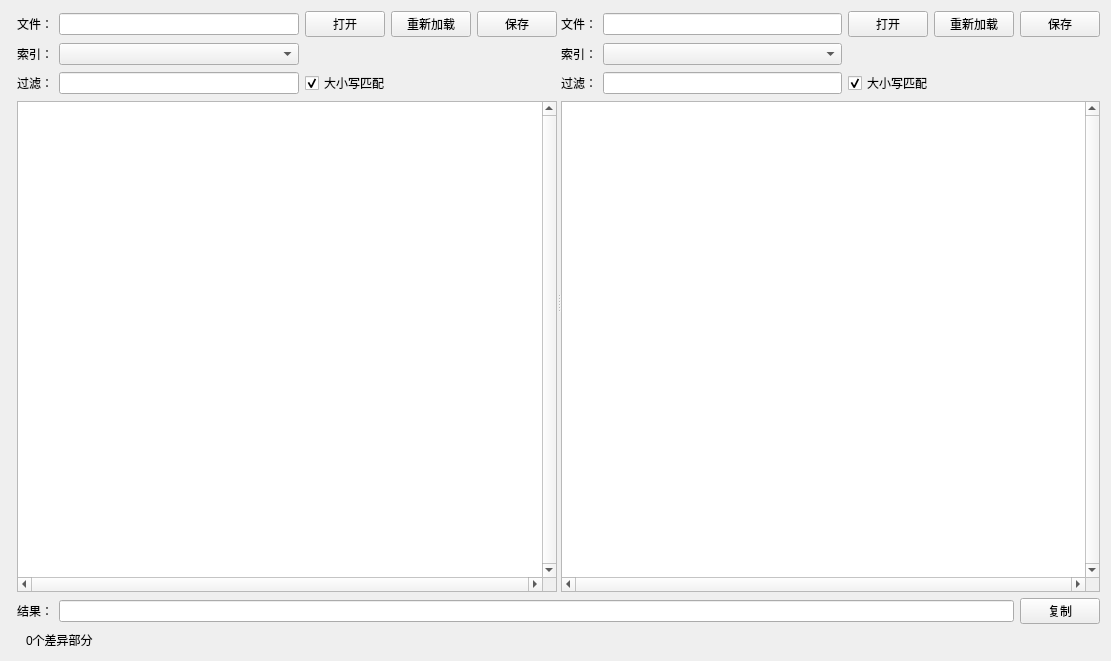
<?xml version="1.0" encoding="UTF-8"?>
<ui version="4.0">
 <class>DeveloperMode</class>
 <widget class="QWidget" name="DeveloperMode">
  <property name="geometry">
   <rect>
    <x>0</x>
    <y>0</y>
    <width>1111</width>
    <height>661</height>
   </rect>
  </property>
  <property name="windowTitle">
   <string>Form</string>
  </property>
  <layout class="QHBoxLayout" name="horizontalLayout">
   <item>
    <widget class="DifferentWidget" name="widget_different" native="true"/>
   </item>
   <item>
    <layout class="QVBoxLayout" name="verticalLayout">
     <item>
      <widget class="QSplitter" name="splitter">
       <property name="sizePolicy">
        <sizepolicy hsizetype="Expanding" vsizetype="Expanding">
         <horstretch>0</horstretch>
         <verstretch>0</verstretch>
        </sizepolicy>
       </property>
       <property name="orientation">
        <enum>Qt::Horizontal</enum>
       </property>
       <widget class="QWidget" name="widget_language1" native="true">
        <layout class="QVBoxLayout" name="verticalLayout_2">
         <item>
          <layout class="QGridLayout" name="gridLayout">
           <item row="1" column="0">
            <widget class="QLabel" name="label_4">
             <property name="text">
              <string>索引：</string>
             </property>
            </widget>
           </item>
           <item row="2" column="1">
            <widget class="QLineEdit" name="lineEdit_filter">
             <property name="clearButtonEnabled">
              <bool>true</bool>
             </property>
            </widget>
           </item>
           <item row="2" column="0">
            <widget class="QLabel" name="label_5">
             <property name="text">
              <string>过滤：</string>
             </property>
            </widget>
           </item>
           <item row="2" column="2">
            <widget class="QCheckBox" name="checkBox_sensitivity">
             <property name="text">
              <string>大小写匹配</string>
             </property>
             <property name="checked">
              <bool>true</bool>
             </property>
            </widget>
           </item>
           <item row="1" column="1">
            <widget class="QComboBox" name="comboBox_filter"/>
           </item>
           <item row="0" column="0">
            <widget class="QLabel" name="label_3">
             <property name="text">
              <string>文件：</string>
             </property>
            </widget>
           </item>
           <item row="0" column="1">
            <widget class="QLineEdit" name="lineEdit_filePath1"/>
           </item>
           <item row="0" column="2">
            <layout class="QHBoxLayout" name="horizontalLayout_4">
             <item>
              <widget class="QPushButton" name="pushButton_open1">
               <property name="text">
                <string>打开</string>
               </property>
              </widget>
             </item>
             <item>
              <widget class="QPushButton" name="pushButton_reload1">
               <property name="text">
                <string>重新加载</string>
               </property>
              </widget>
             </item>
             <item>
              <widget class="QPushButton" name="pushButton_save1">
               <property name="text">
                <string>保存</string>
               </property>
              </widget>
             </item>
            </layout>
           </item>
          </layout>
         </item>
         <item>
          <widget class="CodeEditor" name="plainTextEdit1">
           <property name="verticalScrollBarPolicy">
            <enum>Qt::ScrollBarAlwaysOn</enum>
           </property>
           <property name="horizontalScrollBarPolicy">
            <enum>Qt::ScrollBarAlwaysOn</enum>
           </property>
           <property name="lineWrapMode">
            <enum>QPlainTextEdit::NoWrap</enum>
           </property>
          </widget>
         </item>
        </layout>
       </widget>
       <widget class="QWidget" name="widget_language2" native="true">
        <layout class="QVBoxLayout" name="verticalLayout_3">
         <item>
          <layout class="QGridLayout" name="gridLayout_2">
           <item row="1" column="0">
            <widget class="QLabel" name="label_6">
             <property name="text">
              <string>索引：</string>
             </property>
            </widget>
           </item>
           <item row="2" column="1">
            <widget class="QLineEdit" name="lineEdit_filter_2">
             <property name="clearButtonEnabled">
              <bool>true</bool>
             </property>
            </widget>
           </item>
           <item row="2" column="0">
            <widget class="QLabel" name="label_7">
             <property name="text">
              <string>过滤：</string>
             </property>
            </widget>
           </item>
           <item row="2" column="2">
            <widget class="QCheckBox" name="checkBox_sensitivity_2">
             <property name="text">
              <string>大小写匹配</string>
             </property>
             <property name="checked">
              <bool>true</bool>
             </property>
            </widget>
           </item>
           <item row="1" column="1">
            <widget class="QComboBox" name="comboBox_filter_2"/>
           </item>
           <item row="0" column="0">
            <widget class="QLabel" name="label_8">
             <property name="text">
              <string>文件：</string>
             </property>
            </widget>
           </item>
           <item row="0" column="1">
            <widget class="QLineEdit" name="lineEdit_filePath2"/>
           </item>
           <item row="0" column="2">
            <layout class="QHBoxLayout" name="horizontalLayout_5">
             <item>
              <widget class="QPushButton" name="pushButton_open2">
               <property name="text">
                <string>打开</string>
               </property>
              </widget>
             </item>
             <item>
              <widget class="QPushButton" name="pushButton_reload2">
               <property name="text">
                <string>重新加载</string>
               </property>
              </widget>
             </item>
             <item>
              <widget class="QPushButton" name="pushButton_save2">
               <property name="text">
                <string>保存</string>
               </property>
              </widget>
             </item>
            </layout>
           </item>
          </layout>
         </item>
         <item>
          <widget class="CodeEditor" name="plainTextEdit2">
           <property name="verticalScrollBarPolicy">
            <enum>Qt::ScrollBarAlwaysOn</enum>
           </property>
           <property name="horizontalScrollBarPolicy">
            <enum>Qt::ScrollBarAlwaysOn</enum>
           </property>
           <property name="lineWrapMode">
            <enum>QPlainTextEdit::NoWrap</enum>
           </property>
          </widget>
         </item>
        </layout>
       </widget>
      </widget>
     </item>
     <item>
      <layout class="QHBoxLayout" name="horizontalLayout_2">
       <item>
        <widget class="QLabel" name="label_2">
         <property name="text">
          <string>结果：</string>
         </property>
        </widget>
       </item>
       <item>
        <widget class="QLineEdit" name="lineEdit_result"/>
       </item>
       <item>
        <widget class="QPushButton" name="pushButton_copy">
         <property name="text">
          <string>复制</string>
         </property>
        </widget>
       </item>
      </layout>
     </item>
     <item>
      <widget class="QWidget" name="widget_state" native="true">
       <layout class="QHBoxLayout" name="horizontalLayout_3">
        <property name="topMargin">
         <number>0</number>
        </property>
        <property name="bottomMargin">
         <number>0</number>
        </property>
        <item>
         <widget class="QLabel" name="label">
          <property name="text">
           <string>0个差异部分</string>
          </property>
         </widget>
        </item>
        <item>
         <spacer name="horizontalSpacer">
          <property name="orientation">
           <enum>Qt::Horizontal</enum>
          </property>
          <property name="sizeHint" stdset="0">
           <size>
            <width>982</width>
            <height>20</height>
           </size>
          </property>
         </spacer>
        </item>
       </layout>
      </widget>
     </item>
    </layout>
   </item>
  </layout>
 </widget>
 <customwidgets>
  <customwidget>
   <class>CodeEditor</class>
   <extends>QPlainTextEdit</extends>
   <header>codeeditor.h</header>
  </customwidget>
  <customwidget>
   <class>DifferentWidget</class>
   <extends>QWidget</extends>
   <header>DifferentWidget.h</header>
   <container>1</container>
  </customwidget>
 </customwidgets>
 <resources/>
 <connections/>
</ui>
